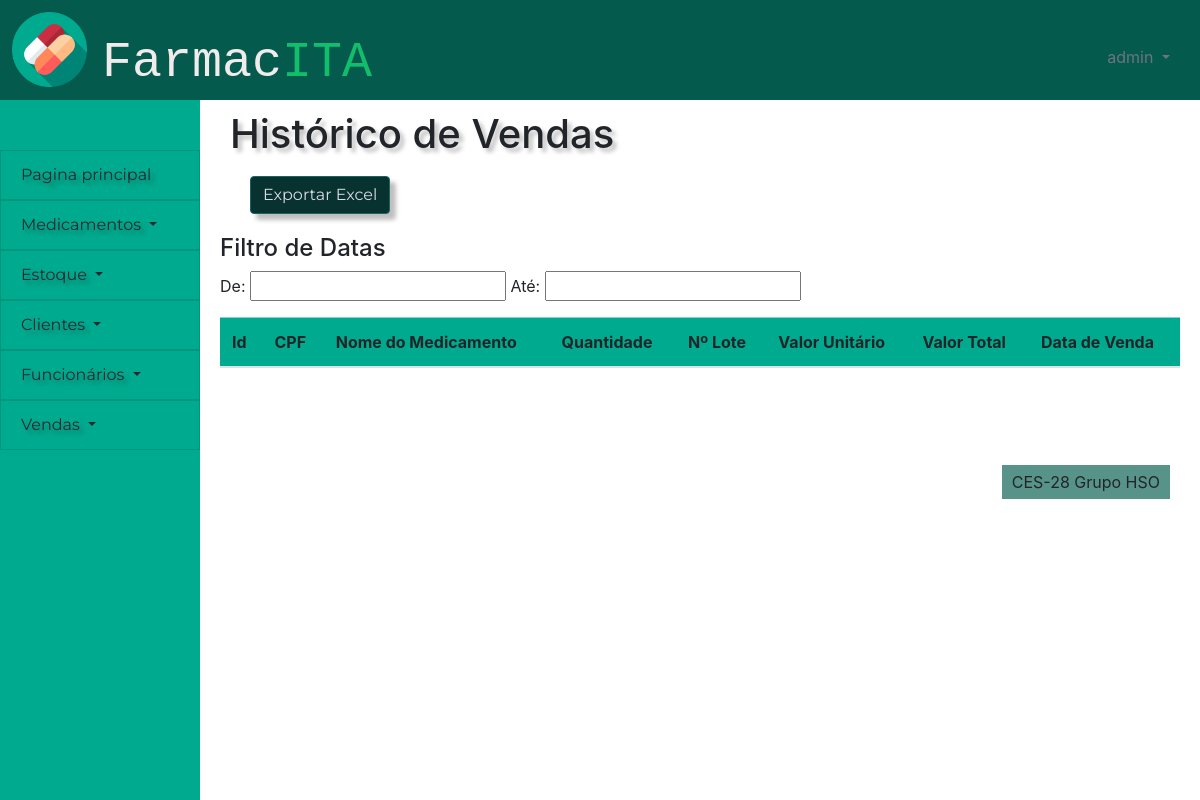
The page /financeiro/historico_vendas (signed in) on the database as committed earlier.
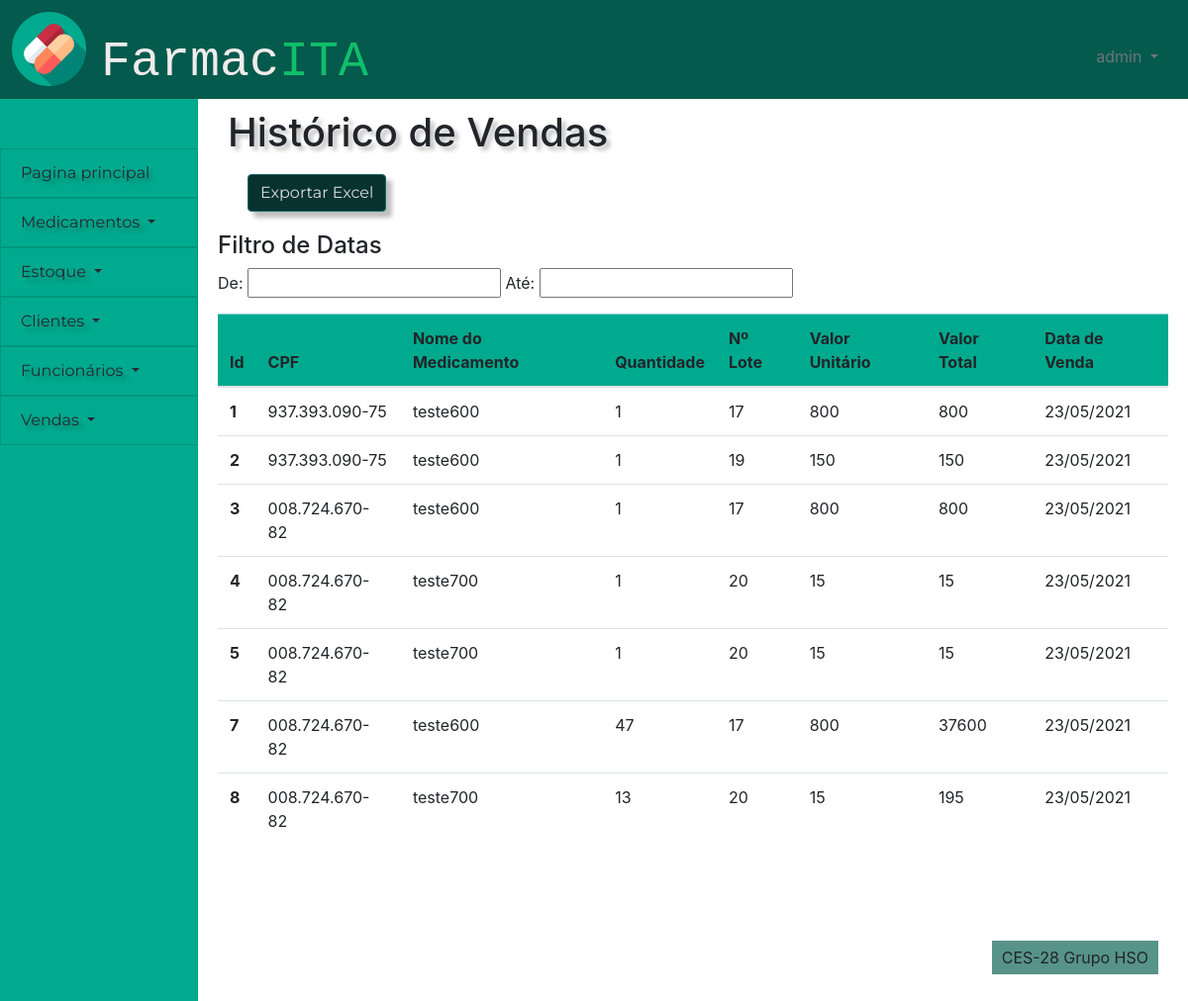
The same page on the database as committed later.
### financeiro/models.py (models this page shows)
class ordem_de_venda(models.Model):
    id_ordem_de_venda = models.AutoField(primary_key=True)
    id_cliente = models.ForeignKey(cliente,on_delete=models.PROTECT)
    id_lote_medicamento = models.ForeignKey(lote_medicamento,on_delete=models.PROTECT)
    quantidade = models.IntegerField(default = 0)
    desconto =  models.BooleanField(default=False)
    venda =  models.BooleanField(default=False)
    ativo = models.BooleanField(default=True)
    data_de_venda = models.DateField(auto_now=True,auto_now_add=False,null=False)
    percentual_desconto = models.DecimalField(max_digits=40,decimal_places=2,default=0)
    preco_desconto = models.DecimalField(max_digits=40,decimal_places=2,null=True)
    valor_total_venda = models.DecimalField(max_digits=40,decimal_places=2,null=True)

### pessoas/models.py (models this page shows)
class cliente(models.Model):
    id_cliente = models.AutoField(primary_key=True)
    nome_cliente = models.CharField(max_length=100)
    cpf = models.CharField(max_length=14)
    telefone = models.CharField(max_length=15)
    data_nascimento = models.DateField(default=datetime.now)
    ativo = models.BooleanField(default=True)
    class Meta:
        db_table = 'clientes'

### controle_estoque/models.py (models this page shows)
class lote_medicamento(models.Model):
    id_lote_medicamento = models.AutoField(primary_key=True)
    id_medicamento = models.ForeignKey(medicamento,on_delete=models.PROTECT)
    id_fornecedor = models.ForeignKey(fornecedor,on_delete=models.PROTECT)
    preco = models.DecimalField(max_digits=40,decimal_places=2)
    quantidade_de_caixas = models.CharField(max_length=100)
    quantidade_por_caixa = models.CharField(max_length=100)
    dosagem = models.CharField(max_length=100)
    data_de_validade = models.DateField(auto_now=False,auto_now_add=False,null=False)
    industria_farmaceutica = models.CharField(max_length=100)
    excluido = models.BooleanField(default=False)
    class Meta:
        db_table = 'lote_medicamento'

### cadastro_medicamentos/models.py (models this page shows)
class medicamento(models.Model):
    id_medicamento = models.AutoField(primary_key=True)
    nome_medicamento = models.CharField(max_length=100)
    classificacao = models.CharField(max_length=100, default='Sem tarja')
    principio_ativo = models.ManyToManyField(principio_ativo2, through='rel_medicamento_principio_ativo2')
    excluido = models.BooleanField(default=False)
    def __str__(self):
        return self.nome_medicamento

### financeiro/views.py (the view)
# urls.py: path('historico_vendas',views.historico_vendas, name = 'historico_vendas'),
def historico_vendas(request):
    check, retorno = checar_cargo(request)
    if check:
        return retorno
    cargo = funcionario.objects.get(user=request.user).cargo
    lista = ordem_de_venda.objects.filter(venda=True)
    if request.method == "POST":
        p = request.POST
        cpf = p.get("cpf")
        id_cliente = cliente.objects.filter(cpf__icontains = cpf)
        lista = ordem_de_venda.objects.filter(venda=True,id_cliente__in=id_cliente)
    else:
        lista = ordem_de_venda.objects.filter(venda=True)
    return render(request, 'financeiro/pagina_historico_de_vendas.html', {"lista":lista,'cargo':cargo})

### financeiro/views.py (called while the page is built)
def checar_cargo(request):
    user = request.user
    if user.is_anonymous:
        return True, redirect('/')
    else:
        cargo = funcionario.objects.get(user=request.user).cargo
        if cargo == 'Farmacêutico':
            return True, render(request,'sem_permissao.html',{'cargo':cargo})
    return False, False

### frontend/financeiro/pagina_historico_de_vendas.html (shortened to what this page needs)
{% extends 'template/padrao.html' %}
{%block titulo-conteudo %}
Histórico de Vendas
{% endblock %}
{% block content %}
{% load static %}
<link rel="stylesheet" href="https://cdn.datatables.net/1.10.24/css/jquery.dataTables.min.css">
<link data-require="jqueryui@*" data-semver="1.10.0" rel="stylesheet" href="//cdnjs.cloudflare.com/ajax/libs/jqueryui/1.10.0/css/smoothness/jquery-ui-1.10.0.custom.min.css" />
<div>
    <div id="gerar_relas">
        <a href="{% url 'gerar_relatorio' %}" class="btn custom-btn btn-primary">Exportar Excel </a>
    </div>
    <div class = "col-nd-4">
    <div class="tabela">
        <h4>Filtro de Datas</h4>
        <p id="date_filter">
            <span id="date-label-from" class="date-label">De: </span><input class="date_range_filter date" type="text" id="datepicker_from"/>
            <span id="date-label-to" class="date-label">Até: <input class="date_range_filter date" type="text" id="datepicker_to" />
        </p>
        <div style="display:flex;justify-content:center;align-items:center;">
        <table id="vendas" class="table table-hover">
            <thead class="table-info">
                <tr>
                    <th scope="col">Id</th>
                    <th scope="col">CPF</th>
                    <th scope="col">Nome do Medicamento</th>
                    <th scope="col">Quantidade</th>
                    <th scope="col">Nº Lote</th>
                    <th scope="col">Valor Unitário</th>
                    <th scope="col">Valor Total</th>
                    <th scope="col">Data de Venda</th>
                </tr>
            </thead>
            <tbody>
            {% for i in lista %}
                <tr class={{i.id}}>
                    <th scope="row">{{i.id_ordem_de_venda}}</th>
                    <td class = "CPF">{{i.id_cliente.cpf}}</td>
                    <td class = "Nome">{{i.id_lote_medicamento.id_medicamento}}</td>
                    <td class = "Quantidade">{{i.quantidade}}</td>
                    <td class = "Nº Lote">{{i.id_lote_medicamento.id_lote_medicamento}}</td>
                    <td class = "Valor Unitário">{{i.preco_desconto | floatformat }}</td>
                    <td class = "Valor Total">
                        {{i.valor_total_venda | floatformat}}</td>
                    <td class = "qtd_caixas" data-sort='{{i.data_de_venda|date:"U"}}'>{{i.data_de_venda}}</td>
                </tr>
            {% endfor %}
            </tbody>
        </table>
        </div>
    </div>
</div>
{% endblock %}

### frontend/template/padrao.html (shortened to what this page needs)
{% load static %}
<!DOCTYPE html>
<html lang="en">
<head>
    <link href="{% static 'bootstrap-4.5.3-dist/css/bootstrap.css' %}" rel="stylesheet">
    <link href="{% static '_css/style.css' %}" rel="stylesheet">
</head>
<body>
    <div id="header">
        <div class="icone" >
            <img  src = "{% static '/images/capsules.png' %}" alt="Teste" height="75">
        </div>
        <div class="row">
            <div class="text-left titulo">
                <p class="logo">Farmac<span class="logo-span">ITA</span></p>
            </div>
        </div>
        <div class="usuario dropdown text-right">
            <a class="dropdown-toggle text-secondary" href="#" role="button" id="dropdownusuario" data-toggle="dropdown"
                aria-haspopup="true" aria-expanded="false">
                {{user}}
            </a>
        </div>
    </div>
    <nav class="list-group-item-info" id="menu">
        <div class="dropdown">
            <a class="list-group-item list-group-item-action list-group-item-info dropdown-item"
            role="button" id="dropdownprincipal"  aria-expanded="false" href="/pessoas/pagina_principal" >
                 Pagina principal
            </a>
        </div>
        <div class="dropdown">
            <a class="list-group-item list-group-item-action list-group-item-info dropdown-toggle" href="#"
                role="button" id="dropdownmedicamentos" data-toggle="dropdown" aria-haspopup="true" aria-expanded="false">
                Medicamentos
            </a>
        </div>
        <div class="dropdown">
            <a class="list-group-item list-group-item-action list-group-item-info dropdown-toggle" href="#"
                role="button" id="dropdownestoque" data-toggle="dropdown" aria-haspopup="true" aria-expanded="false">
                Estoque
            </a>
        </div>
        <div class="dropdown">
            <a class="list-group-item list-group-item-action list-group-item-info dropdown-toggle" href="#"
                role="button" id="dropdownclientes" data-toggle="dropdown" aria-haspopup="true" aria-expanded="false">
                Clientes
            </a>
        </div>
        <div class="dropdown">
            <a class="list-group-item list-group-item-action list-group-item-info dropdown-toggle" href="#"
                role="button" id="dropdownfuncionarios" data-toggle="dropdown" aria-haspopup="true" aria-expanded="false">
                Funcionários
            </a>
        </div>
        <div class="dropdown">
            <a class="list-group-item list-group-item-action list-group-item-info dropdown-toggle" href="#"
                role="button" id="dropdownvendas" data-toggle="dropdown" aria-haspopup="true" aria-expanded="false">
                Vendas
            </a>
        </div>
    </nav>
    <div id="content">
        <div class="titulo_pagina">
            <h1 class="h1">
                {% block titulo-conteudo %}
                {% endblock %}
            </h1>
        </div>
        <div>
        {% block content %}
        {% endblock %}
        </div>
    </div>
    <div id="footer">
        <p class="rodape-texto align-text-bottom">CES-28 Grupo HSO</p>
    </div>
</body>
</html>

### static/_css/style.css (style rules this page uses)
:root { --bdazzled-blue: #3d5a80ff; --pale-cerulean: #98c1d9ff; --light-cyan: rgb(240, 254, 255); --burnt-sienna: #6BA368; --gunmetal: #515B3A; --header-height:100px; --menu-width:200px; --footer-height:100px; --form-width:400px; --table-width: 1000px; }
.logo { font-size: 50px; font-family: monospace; color: rgb(241, 235, 235); }
.logo-span { color: #11BE6B ; }
.tabela { width: var(--table-width); padding: 20px; margin: 0 auto; }
body { display: grid; grid-template-columns: var(--menu-width) 1fr; grid-template-rows: var(--header-height) 1fr var(--footer-height); grid-template-areas: " cabeca cabeca" " links conteudo" " links rodape" ; height: 100vh; }
.usuario { padding: 45px 30px; color: white; }
.titulo { padding: 25px 30px ; }
div#header { display:grid; grid-template-columns: 0.10fr 1fr 1fr; grid-area: cabeca; background-color: #045A4C }
nav#menu { background-color: #00AA8E; padding-top: 50px; grid-area: links ; }
div#content { grid-area: conteudo; }
div#footer { padding-top: 45px ; text-align: center; grid-area: rodape; background-color: rgba(218, 203, 203, 0); }
.rodape-texto { float:right; width: auto; margin-right: 30px; padding: 5px 10px ; background-color: #579389; }
.titulo_pagina { padding: 10px 30px; }
.icone { padding-left: 12px ; padding-top: 12px ; }
.list-group-item-info { background-color: #00AA8E; }
.list-group-item { font-family: Montserrat; color: rgb(41, 40, 51); text-shadow: 4px 4px 4px rgba(0, 0, 0, 0.25); }
.btn { font-family: Montserrat; box-shadow: 6px 6px 4px rgba(0, 0, 0, 0.25); }
.btn.btn-outline-primary, .custom-btn { color: rgb(219, 218, 230); background-color: #08322F; border-color: #186661; }
.h1 { text-shadow: 4px 4px 4px rgba(0, 0, 0, 0.25); }
.table-info { background-color: #00AA8E; }
#gerar_relas { padding-left: 50px; }

Rows that differ between the two databases and show on the page:
added ordem_de_venda: id_ordem_de_venda "1", id_cliente.cpf "937.393.090-75", id_lote_medicamento.id_medicamento "teste600", quantidade "1", id_lote_medicamento.id_lote_medicamento "17", preco_desconto "800", valor_total_venda "800", data_de_venda "23/05/2021"
added ordem_de_venda: id_ordem_de_venda "2", id_cliente.cpf "937.393.090-75", id_lote_medicamento.id_medicamento "teste600", quantidade "1", id_lote_medicamento.id_lote_medicamento "19", preco_desconto "150", valor_total_venda "150", data_de_venda "23/05/2021"
added ordem_de_venda: id_ordem_de_venda "3", id_cliente.cpf "008.724.670-82", id_lote_medicamento.id_medicamento "teste600", quantidade "1", id_lote_medicamento.id_lote_medicamento "17", preco_desconto "800", valor_total_venda "800", data_de_venda "23/05/2021"
added ordem_de_venda: id_ordem_de_venda "4", id_cliente.cpf "008.724.670-82", id_lote_medicamento.id_medicamento "teste700", quantidade "1", id_lote_medicamento.id_lote_medicamento "20", preco_desconto "15", valor_total_venda "15", data_de_venda "23/05/2021"
added ordem_de_venda: id_ordem_de_venda "5", id_cliente.cpf "008.724.670-82", id_lote_medicamento.id_medicamento "teste700", quantidade "1", id_lote_medicamento.id_lote_medicamento "20", preco_desconto "15", valor_total_venda "15", data_de_venda "23/05/2021"
added ordem_de_venda: id_ordem_de_venda "7", id_cliente.cpf "008.724.670-82", id_lote_medicamento.id_medicamento "teste600", quantidade "47", id_lote_medicamento.id_lote_medicamento "17", preco_desconto "800", valor_total_venda "37600", data_de_venda "23/05/2021"
added ordem_de_venda: id_ordem_de_venda "8", id_cliente.cpf "008.724.670-82", id_lote_medicamento.id_medicamento "teste700", quantidade "13", id_lote_medicamento.id_lote_medicamento "20", preco_desconto "15", valor_total_venda "195", data_de_venda "23/05/2021"
